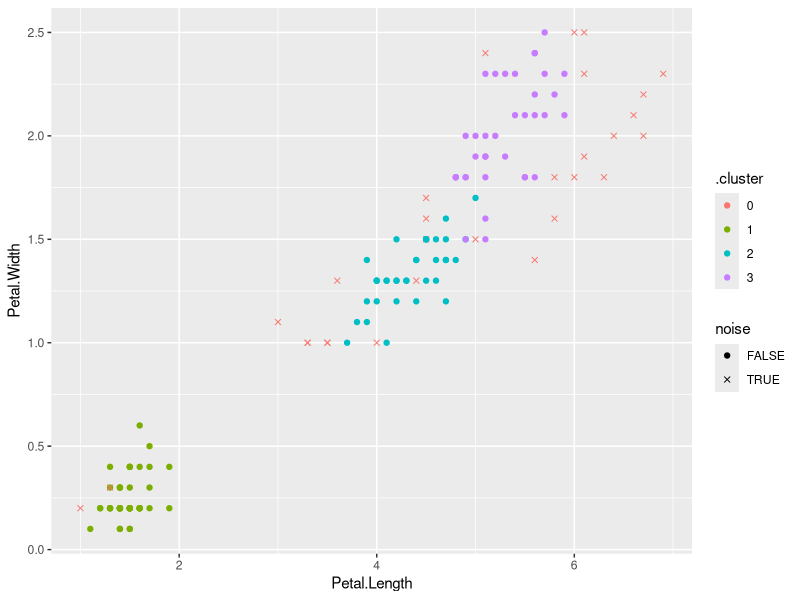

Recreate this plot in R.
## ---- chunk 1
knitr::opts_chunk$set(collapse = TRUE, comment = "#>")
## ---- chunk 2
library(dbscan)
library(tidyverse)

x <- iris[, 1:4]
db <- x %>% dbscan(eps = .42, minPts = 5)
## ---- chunk 3
tidy(db)
## ---- chunk 4
augment(db, x)
## ---- chunk 5
augment(db, x) %>%
  ggplot(aes(x = Petal.Length, y = Petal.Width)) +
  geom_point(aes(color = .cluster, shape = noise)) +
  scale_shape_manual(values = c(19, 4))
